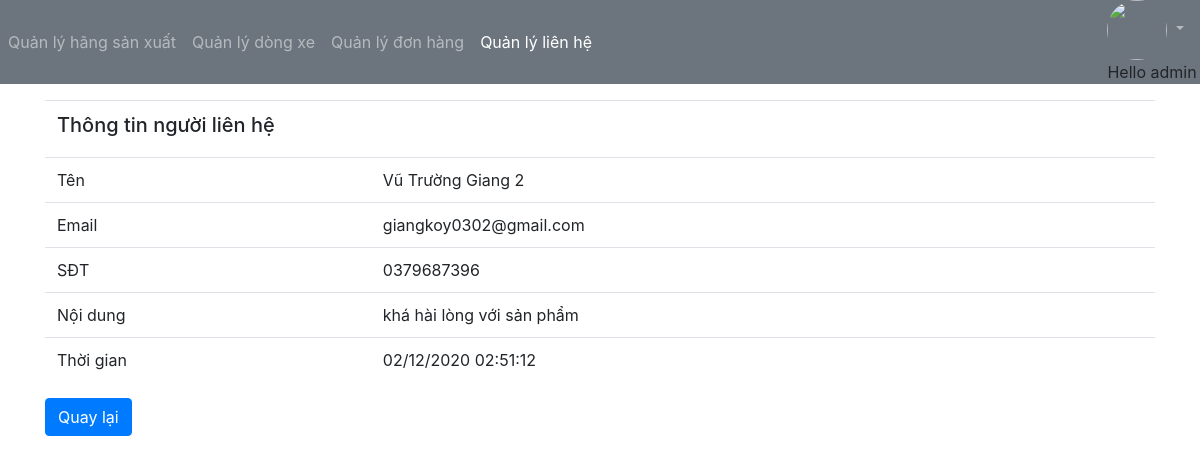
The app's page /staff/view-contact/5 (signed in) with its own data.
### app/models.py (models this page shows, shortened)
class Contact(models.Model):
    customer_name=models.CharField(max_length=50,default='')
    customer_email=models.CharField(max_length=100,default='')
    customer_phone=models.CharField(max_length=20,default='')
    customer_content=models.TextField(default='')
    contact_date=models.DateTimeField()

### app/views_staff.py (the view)
@login_required
def viewContact(request,pk):
    contact=Contact.objects.get(pk=pk)
    context={
        'contact':contact
    }
    return render(request,'staff/contact/detail.html',context)

### app/templates/staff/contact/detail.html
{% extends "../base_staff.html" %}
{% block menu %}
{% with page=4 %}
{{block.super}}
{% endwith %}
{% endblock %}
{% block content %}
<div class="container mt-3">
    <table class="table">
        <tr>
            <td colspan="2">
                <h5>Thông tin người liên hệ</h5>
            </td>
        </tr>
        <tr>
            <td>Tên</td>
            <td>{{contact.customer_name}}</td>
        </tr>
        <tr>
            <td>Email</td>
            <td>{{contact.customer_email}}</td>
        </tr>
        <tr>
            <td>SĐT</td>
            <td>{{contact.customer_phone}}</td>
        </tr>
        <tr>
            <td>Nội dung</td>
            <td>{{contact.customer_content}}</td>
        </tr>
        <tr>
            <td>Thời gian</td>
            <td>{{contact.contact_date|date:'d/m/yy h:i:s'}}</td>
        </tr>
    </table>
    <a class="btn btn-primary" href="/staff/list-contact">Quay lại</a>
</div>
{% endblock %}

### app/templates/staff/base_staff.html (shortened to what this page needs)
<link rel="stylesheet" href="/static/css/fontawesome/all.css">
<link rel="stylesheet" href="https://stackpath.bootstrapcdn.com/bootstrap/4.3.1/css/bootstrap.css">
{% block menu %}
<nav class="navbar navbar-expand-lg navbar-dark bg-secondary p-0">
  <div class="navbar-nav">
    <a class="nav-item nav-link {%if page == 1%} active {%endif%}" href="{% url 'staff-home' %}">Quản lý hãng sản xuất</a>
    <a class="nav-item nav-link {%if page == 2%} active {%endif%}" href="{% url 'list-product' %}">Quản lý dòng xe</a>
    <a class="nav-item nav-link {%if page == 3%} active {%endif%}" href="{% url 'list-order' %}">Quản lý đơn hàng</a>
    <a class="nav-item nav-link {%if page == 4%} active {%endif%}" href="{% url 'list-contact' %}">Quản lý liên hệ</a>
  </div>
  <ul class="navbar-nav ml-auto">
    <li class="nav-item dropdown no-arrow">
      <a class="nav-link dropdown-toggle p-0 mr-3" data-toggle="dropdown" href="#">
        <img class="rounded-circle" style="width:60px"
          src="https://raw.githubusercontent.com/pytutorial/html_samples/master/css_bootstrap/user.svg">
          <a>Hello {{user.username}}</a>
      </a>
    </li>
  </ul>
</nav>
{% endblock %}
{% block content %}
{% endblock %}

### records on screen
Contact: customer_name "Vũ Trường Giang 2", customer_email "giangkoy0302@gmail.com", customer_phone "0379687396", customer_content "khá hài lòng với sản phẩm", contact_date "02/12/2020 02:51:12"

### other values on screen
{{ user.username }} "admin"
